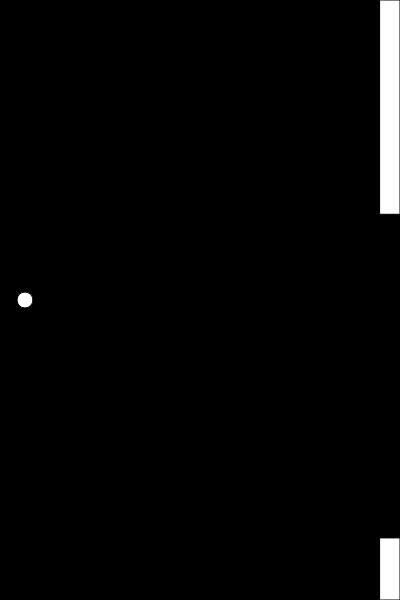
Frame 1 (no input)
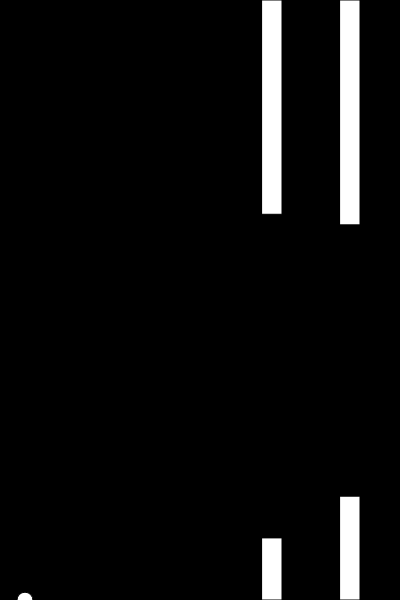
Frame 60 (no input)
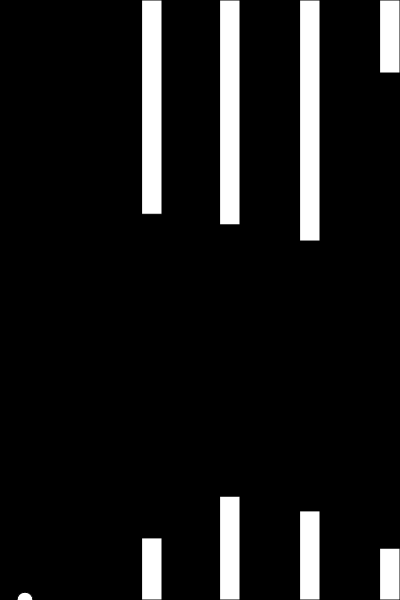
Frame 120 (the mouse pressed at the canvas centre since frame 60)

The p5.js sketch that drew these frames (run headless with seeded random() and noise() and a simulated clock; from frame 60 on, the mouse is pressed at the canvas centre):

// p5.js sketch
// ── sketch.js
let bird;
let pipes = [];


function setup(){
  createCanvas(400,600);
  bird = new  Bird();
  pipes.push(new Pipe());
}

function draw(){
  background(0);

  if (frameCount % 40 == 0){
    pipes.push(new Pipe());
  }
  for (let i =pipes.length-1; i>=0; i-- ){
    if(pipes[i].hits(bird)){
      console.log('hit');
    }
    pipes[i].show();
    pipes[i].update();

    if(pipes[i].offscreen()){
      pipes.splice(i,1);
    }
  }


  bird.show();
  bird.update();




}

function keyPressed(){
  if( key === ' '){
    bird.up();
  }
}

// ── bird.js
class Bird{

  constructor(){
    this.x = 25;
    this.y = height/2;
    this.gravity = 0.2;
    this.velocity = 0;
    this.lift = this.gravity*25;
  }

   show(){
    fill(255);
    ellipse(this.x,this.y,16,16 );
  }

  update(){
    if(this.y > height){
      this.y = height;
      this.velocity = 0;
    }else if(this.y < 0){
      this.y = 0;
      this.velocity = 0;
    }else{
      this.velocity += this.gravity;
      //this.velocity *= 0.95;
      this.y += this.velocity;
    }
  }

  up(){
    this.velocity -= this.lift;
  }


}
// ── pipe.js
class Pipe{

  constructor(){
    this.top = random(height/2);
    this.bottom = random(height/2);
    this.x = width - 20;
    this.width = 20;
    this.end = false;
    this.speed = 2;
    this.highlight = false;

  }

  show(){
    fill(255);
    if(this.highlight){
      fill(255,0,0);
    }
    rect(this.x,0,this.width,this.top);
    rect(this.x,height-this.bottom,this.width,this.bottom);
    }


  update(){
    this.x -= this.speed;

  }

  offscreen(){
    if (this.x === 0){
      return true;
    }
  }

  hits(bird){
    if(bird.y < this.top || bird.y > height - this.bottom){
        if(bird.x > this.x && bird.x > this.x + this.width){
          this.highlight = true;
          return true;
        }
    }
    return false;
  }



}
